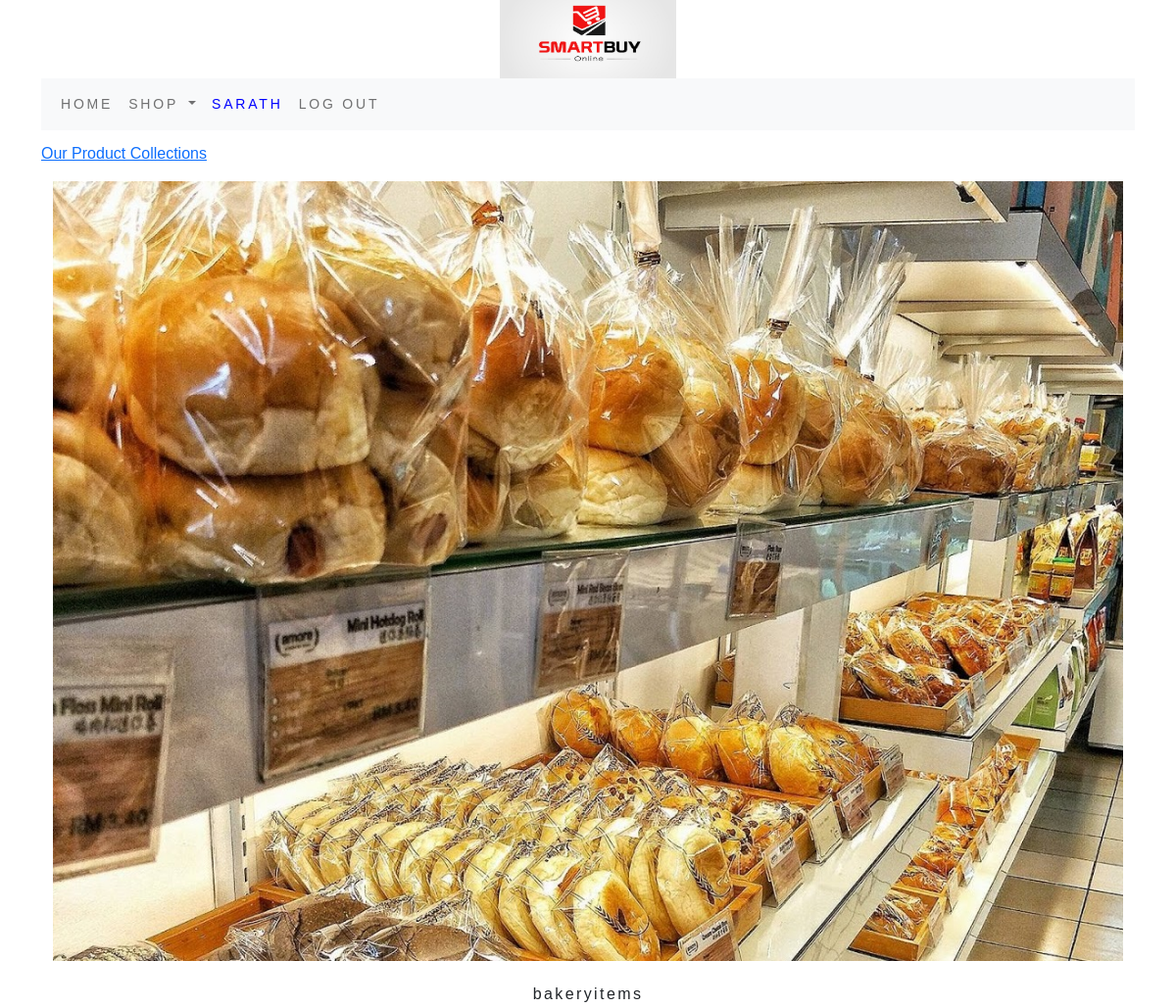
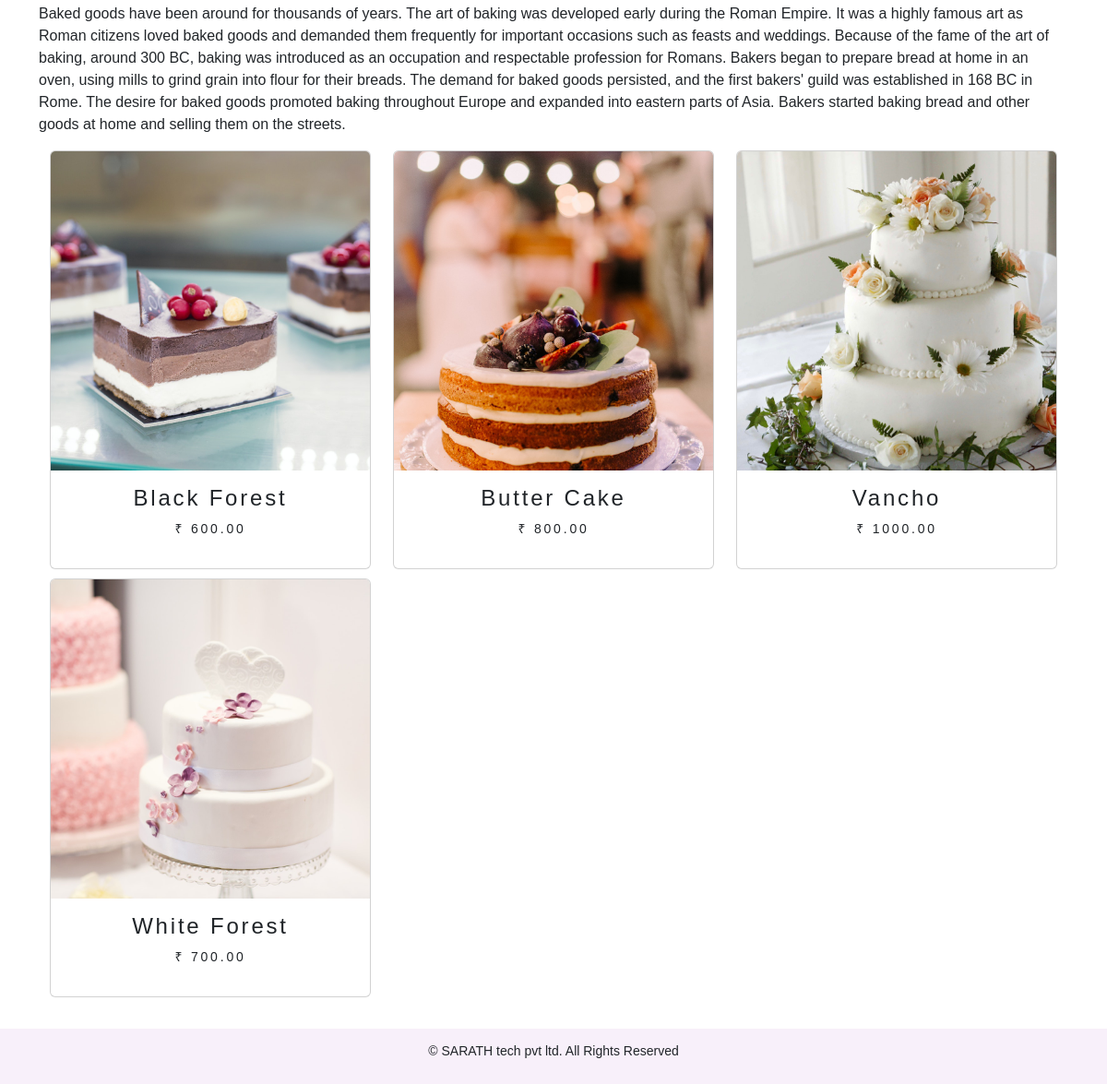
The app's page /bakery-items/ (signed in) with its own data (2 pictures, top to bottom).
### shop/models.py (models this page shows, shortened)
class Category(models.Model):
    name = models.CharField(max_length=250, unique=True)
    slug = models.SlugField(max_length=250, unique=True)
    description = models.TextField(blank=True)
    image = models.ImageField(upload_to='category', blank=True)
    class Meta:
        ordering = ('name',)
        verbose_name = 'category'
        verbose_name_plural = 'categories'
    def get_url(self):
        return reverse('shop:products_by_category', args=[self.slug])

class Product(models.Model):
    name = models.CharField(max_length=250, unique=True)
    slug = models.SlugField(max_length=250, unique=True)
    description = models.TextField(blank=True)
    price = models.DecimalField(max_digits=10, decimal_places=2)
    category = models.ForeignKey(Category, on_delete=models.CASCADE)
    image = models.ImageField(upload_to='product', blank=True)
    stock = models.IntegerField()
    available = models.BooleanField(default=True)
    created = models.DateTimeField(auto_now_add=True)
    updated = models.DateTimeField(auto_now=True)
    def get_url(self):
        return reverse('shop:products_category_detail',args=[self.category.slug,self.slug])
    class Meta:
        ordering = ('name',)
        verbose_name = 'product'
        verbose_name_plural = 'products'

### shop/views.py (the view)
# urls.py: path('', views.AllprodCat, name='AllprodCat'),
def AllprodCat(request, c_slug=None):
    c_page = None
    products_list = None
    if c_slug is not None:
        c_page = get_object_or_404(Category, slug=c_slug)
        products_list = Product.objects.all().filter(category=c_page, available=True)
    else:
        products_list = Product.objects.all().filter(available=True)
    paginator = Paginator(products_list, 6)
    try:
        page = int(request.GET.get('page', '1'))
    except:
        page = 1
    try:
        products=paginator.page(page)
    except (EmptyPage, InvalidPage):
        products = paginator.page(paginator.num_pages)
    return render(request, "category.html", {'category': c_page, 'products': products})

### cart/context_processors.py (called while the page is built)
def counter(request):
    item_count = 0
    if 'admin' in request.path:
        return {}
    else:
        try:
            cart = Cart.objects.filter(cart_id= _cart_id(request))
            cart_items=CartItem.objects.all().filter(cart=cart[:1])
            for cart_item in cart_items:
                item_count += cart_item.quantity
        except Cart.DoesNotExist:
            item_count = 0
        return dict(item_count=item_count)

### cart/views.py (called while the page is built)
def _cart_id(request):
    cart = request.session.session_key
    if not cart:
        cart = request.session.create()
    return cart

### shop/context_processors.py (called while the page is built)
def menu_links(request):
    links = Category.objects.all()
    return dict(links=links)

### templates/category.html (shortened to what this page needs)
{% extends 'base.html' %}
{% load static %}
{% block content %}
    {% if category %}
        <div>
            <div class="row my_row_class">
                <div class="mx-auto">
                    <p><a href="{% url 'shop:AllprodCat' %}">Our Product Collections</a></p>
                </div>
            </div>
    {% endif %}
        </div>
        <div class="container">
            {% if category %}
            <img class="my_image" src="{{category.image.url}}" alt="{{category.name}}" width="500px" height="300px">
            </div>
                <br>
            <div>
                <h1 class="text-center my_title">{{category.name}}</h1>
                <p class="text-justify">{{category.description}}</p>
            </div>
            {% endif %}
<div class="container">
    <div class="row">
        {% for product in products.object_list %}
        <div class="my_bottom_margin col-9 col-sm-12 col-md-4 col-lg-4">
            <div class="card text-center" style="min-width:18rem;">
                <a href="{{product.get_url}}"><img class="card-img-top my_image" src="{{product.image.url}}" alt="{{product.name}}"></a>
            <div class="card-body">
            <h4>{{product.name}}</h4>
            <p>₹ {{product.price}}</p>
        </div>
        </div>
    </div>
        {% endfor %}
    </div>
    <br>
    </div>
{% endblock %}

### templates/navbar.html (shortened to what this page needs)
<nav class="navbar navbar-expand-lg navbar-light bg-light">
  <div class="container-fluid">
    <div class="collapse navbar-collapse" id="navbarSupportedContent">
      <ul class="navbar-nav me-auto mb-2 mb-lg-0">
        <li class="nav-item">
          <a class="nav-link" href="{% url 'shop:AllprodCat' %}">Home</a>
        </li>
        <li class="nav-item dropdown {% if 'shop' in request.path %}active{% endif %}" >
          <a class="nav-link dropdown-toggle" href="#" id="navbarDropdown" role="button" data-bs-toggle="dropdown" aria-expanded="false">
            Shop
          </a>
        </li>
        {% if user.is_authenticated %}
        <li class="nav-item"><a class="nav-link" style="color:blue;">{{user.username}}</a></li>
        <li class="nav-item"><a class="nav-link" href="{% url 'user:logout' %}">Log out</a></li>
        {% else %}
        <li class="nav-item"><a class="nav-link" href="{% url 'user:login' %}">Sign In</a></li>
        <li class="nav-item"><a class="nav-link" href="{% url 'user:register' %}">Register</a></li>
        {% endif %}
      </ul>
    </div>
  </div>
</nav>

### static/css/custom.css (style rules this page uses)
body { font-family: 'Lato', sans-serif; }
.nav-item { letter-spacing : 0.1em; font-size : 14px; text-transform : uppercase; font-family : Oswald; }
.my_row_class { padding-top:12px; }
.my_image { width:100%; height:auto; }
.my_title { font-size:16px; text_transform:uppercase; letter-spacing:0.15em; }
.my_bottom_margin { margin-bottom:10px; }
.card-body { font-size:14px; text_transform:uppercase; letter-spacing:0.2em; }
.nav-link { letter-spacing: .2em; font-size: 14px; text-transform: uppercase; color: grey; }
* { margin: 0; padding: 0; box-sizing: border-box; font-family: 'Poppins', sans-serif; }
body { min-height: 100vh; }

### records on screen
Category: image (picture), name "bakeryitems", description "Baked goods have been around for thousands of years. The art of baking was developed early during the Roman Empire. It was a highly famous art as Roman citizens loved baked goods and demanded them frequently for important occasions such as feasts and weddings. Because of the fame of the art of baking, around 300 BC, baking was introduced as an occupation and respectable profession for Romans. Bakers began to prepare bread at home in an oven, using mills to grind grain into flour for their breads. The demand for baked goods persisted, and the first bakers' guild was established in 168 BC in Rome. The desire for baked goods promoted baking throughout Europe and expanded into eastern parts of…"
Product: image (picture), name "Black Forest", price "600.00"
Product: image (picture), name "Butter Cake", price "800.00"
Product: image (picture), name "Vancho", price "1000.00"
Product: image (picture), name "White Forest", price "700.00"

### other values on screen
{{ user.username }} "SARATH"
